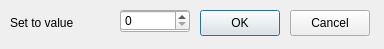
<ui version="4.0" stdsetdef="1" >
  <author></author>
  <comment></comment>
  <exportmacro></exportmacro>
  <class>SetAll</class>
  <widget class="QDialog" name="SetAll" >
    <property name="geometry" >
      <rect>
        <x>0</x>
        <y>0</y>
        <width>384</width>
        <height>49</height>
      </rect>
    </property>
    <property name="windowTitle" >
      <string>Set All To</string>
    </property>
    <widget class="QPushButton" name="OKButton" >
      <property name="geometry" >
        <rect>
          <x>200</x>
          <y>10</y>
          <width>80</width>
          <height>26</height>
        </rect>
      </property>
      <property name="text" >
        <string>OK</string>
      </property>
    </widget>
    <widget class="QLineEdit" name="LineEdit" >
      <property name="geometry" >
        <rect>
          <x>120</x>
          <y>10</y>
          <width>70</width>
          <height>22</height>
        </rect>
      </property>
    </widget>
    <widget class="QPushButton" name="CancelButton" >
      <property name="geometry" >
        <rect>
          <x>290</x>
          <y>10</y>
          <width>80</width>
          <height>26</height>
        </rect>
      </property>
      <property name="text" >
        <string>Cancel</string>
      </property>
    </widget>
    <widget class="QLabel" name="TextLabel1" >
      <property name="geometry" >
        <rect>
          <x>10</x>
          <y>10</y>
          <width>92</width>
          <height>26</height>
        </rect>
      </property>
      <property name="text" >
        <string>Set to value</string>
      </property>
      <property name="wordWrap" >
        <bool>false</bool>
      </property>
    </widget>
    <widget class="QSpinBox" name="SpinBox" >
      <property name="geometry" >
        <rect>
          <x>120</x>
          <y>10</y>
          <width>70</width>
          <height>21</height>
        </rect>
      </property>
      <property name="maximum" >
        <number>127</number>
      </property>
    </widget>
  </widget>
  <layoutdefault spacing="6" margin="11" />
  <pixmapfunction>qPixmapFromMimeSource</pixmapfunction>
  <connections>
    <connection>
      <sender>OKButton</sender>
      <signal>clicked()</signal>
      <receiver>SetAll</receiver>
      <slot>accept()</slot>
    </connection>
    <connection>
      <sender>CancelButton</sender>
      <signal>clicked()</signal>
      <receiver>SetAll</receiver>
      <slot>reject()</slot>
    </connection>
  </connections>
</ui>
